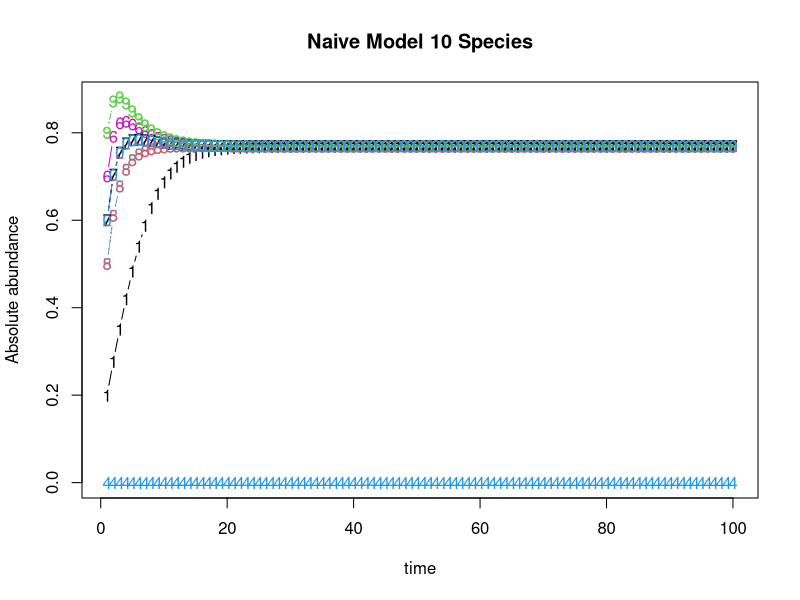

Recreate this plot in R.
library(deSolve)

#Define community size
N = 10

#Define Naive model
nm <- function(t, x, params){
  with(as.list(params, c(x)),{
    dx <- x + x*(c0%*%x)
    list(dx)
  })
}

#Define integration method
n.integrate <- function(time, init.x, model, params){
  as.data.frame(lsoda(init.x, time, model, params))
}

#Define intial density
init.x <- floor(runif(N)*10)/10

#Define c0 as 1/N
c0 <- matrix(rep(-1/N, N^2), nrow = N)
#Define intra-species effect
diag(c0) <- -0.5

#Solve ode
dat <- n.integrate(1:100, init.x, nm, list(c0 = c0))

#plot
matplot(x = dat$time, y = dat[,-1], type = 'b', xlab = 'time', ylab = 'Absolute abundance', main = paste('Naive Model',N,'Species'))
